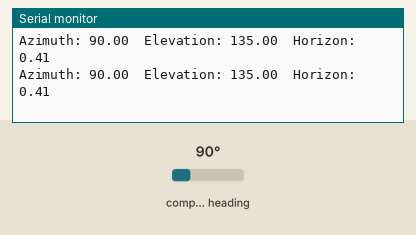
Bench run of a sketch on a simulated Arduino Uno, built with avr-gcc and run on an emulated ATmega328P. On the bench: the last lines printed to the serial monitor. Wiring (inferred from the names in the program): HMC5883L compass at I2C address 0x1E. Inputs (shaded band) come from the test bench; at power-on: compass heading 90°.

Above: at 1.2 s.
1.3 s: compass heading set to 7°
At 1.7 s:
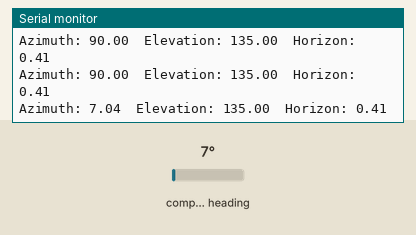
4.3 s: compass heading set to 180°
At 4.48 s:
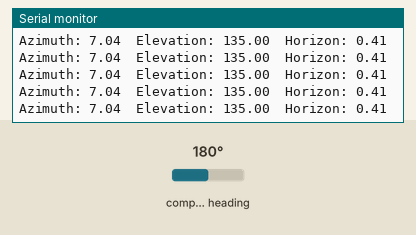
Timing chart, 0 to 7.3 s (numbered marks = the images above; inputs shaded):
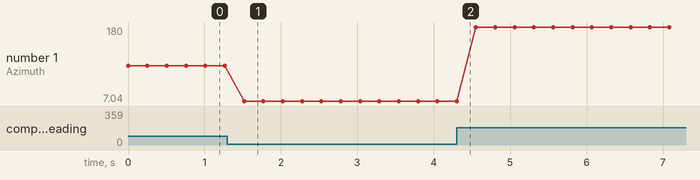

The sketch:

HMC5883_workbench.ino
```cpp
#include <Wire.h> // Arduino I2C Library
#include <HMC5883L.h>

// Initialize HMC5883L object
HMC5883L compass( AV8, F3HZ, G1370, CONTINUOUS );
// Parameters for the constructor are as follows.
//  1: Number of samples to average per output
//  2: Data output update rate
//  3: Gain ( output units / gauss )
//  4: Mode

void setup(){
  Serial.begin(9600);
  Wire.begin();
  compass.begin();
}

void loop()
{

  // Azimuth, elevation, & horizon relative to the magnetic
  // field at the position of the magnetomter. mag is the
  // magnitude of the field at the position.
  static float az = 0, ele = 0, hor = 0, mag = 0;

  // Load data into the variables from the compass.
  compass.data( &az, &ele, &hor );

  // Print the results.
  Serial.print("Azimuth: ");
  Serial.print( az );
  Serial.print("  Elevation: ");
  Serial.print( ele );
  Serial.print("  Horizon: ");
  Serial.println( hor );

  delay(250);
}
```

Measured:
- after the input at 1.3 s, the serial monitor: prints a new line after 0.22 s (image 1)
- plotted number 1: 90 → 7.04 after the input at 1.3 s, 7.04 → 180 after the input at 4.3 s
